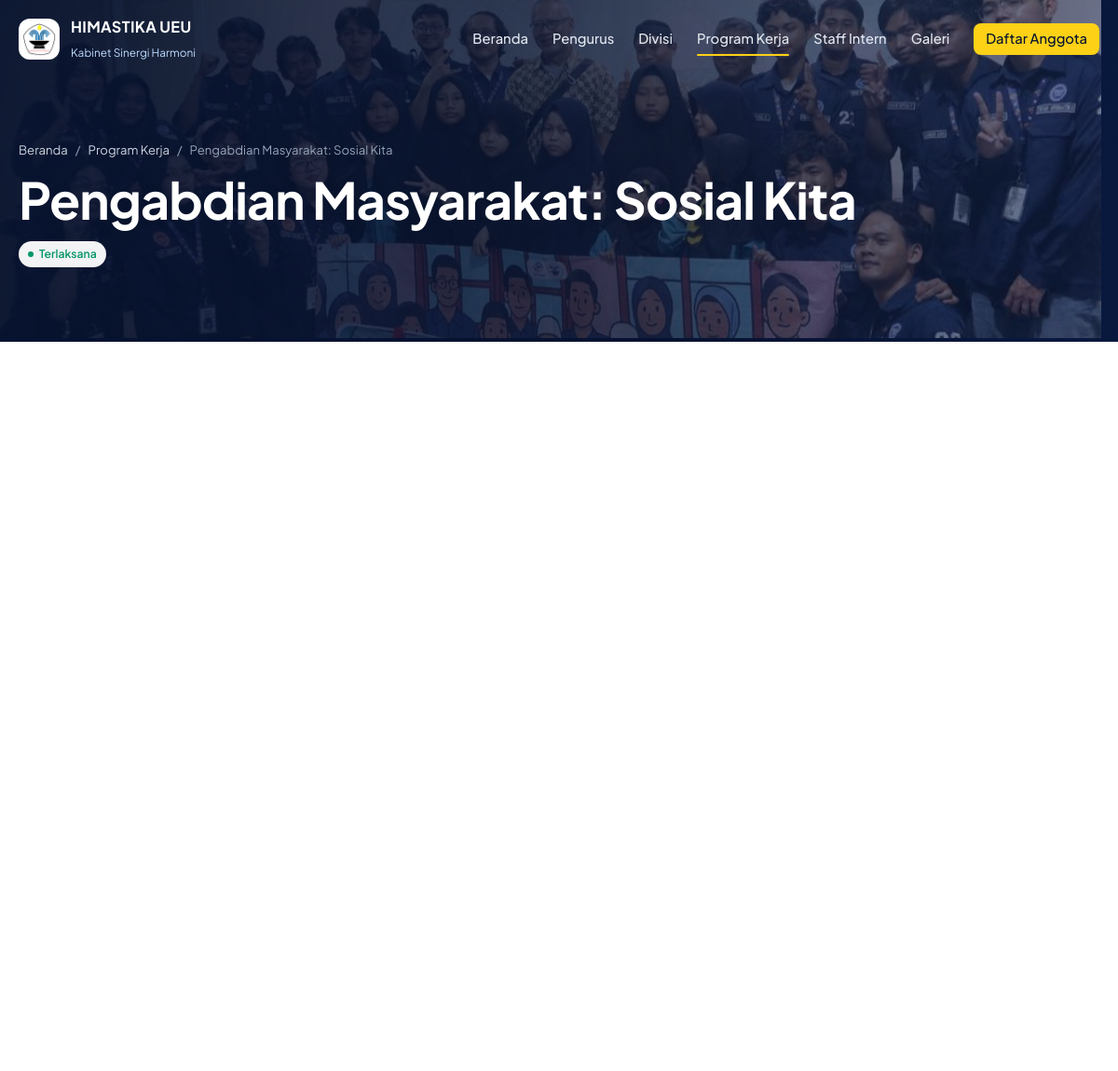
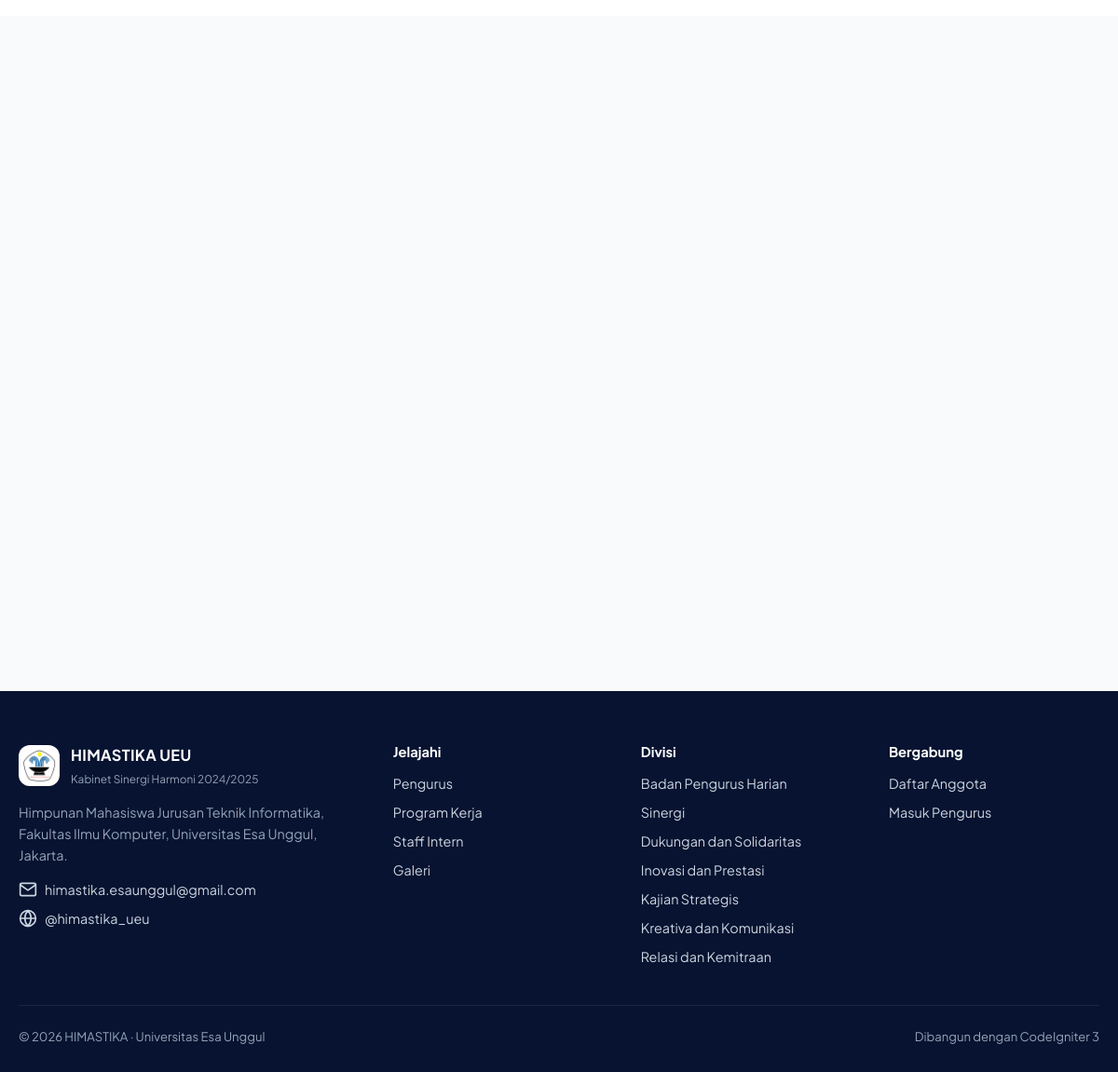
The app's page /program-kerja/6 with its own data (2 pictures, top to bottom).
### tables this page shows
CREATE TABLE `proker` (
  `id` int(11) NOT NULL,
  `judul` varchar(255) NOT NULL,
  `deskripsi` text DEFAULT NULL,
  `tanggal` date DEFAULT NULL,
  `status` tinyint(1) DEFAULT 0,
  `foto` varchar(255) DEFAULT NULL
);

### application/controllers/Home.php (called while the page is built, shortened)
<?php
class Home extends CI_Controller {
    public function __construct() {
        $this->load->model(['Anggota_model', 'Proker_model', 'Informasi_model', 'Intern_model', 'Galeri_model']);
    }
    private function page($view, $data, $title, $active) {
        $data['title']  = $title ? $title . ' · HIMASTIKA UEU' : 'HIMASTIKA UEU · Himpunan Mahasiswa Teknik Informatika';
        $data['active'] = $active;
        $this->load->view('layouts/public_header', $data);
        $this->load->view($view, $data);
        $this->load->view('layouts/public_footer', $data);
    }
    private function prokers_sorted() {
        $prokers = $this->Proker_model->getAll();
        usort($prokers, function ($a, $b) {
            if ((int) $a->status !== (int) $b->status) return (int) $a->status - (int) $b->status;
            return strcmp((string) $b->tanggal, (string) $a->tanggal);
        });
        return $prokers;
    }
    public function proker_detail($id = 0) {
        $proker = $this->Proker_model->getById((int) $id);
        $lainnya = array_values(array_filter($this->prokers_sorted(), function ($p) use ($proker) { return $p->id != $proker->id; }));
        $data = [
            'proker'  => $proker,
            'foto'    => $this->Galeri_model->getByProker($proker->id),
            'lainnya' => array_slice($lainnya, 0, 3),
        ];
        $this->page('home/proker_detail', $data, $proker->judul, 'proker');
    }
}

### index.php (called while the page is built, shortened)
<?php
require_once BASEPATH.'core/CodeIgniter.php';

### application/models/Proker_model.php (called while the page is built, shortened)
<?php
class Proker_model extends CI_Model {
    public function getAll() {
        return $this->db->order_by('id', 'DESC')->get('proker')->result();
    }
    public function getById($id) {
        return $this->db->get_where('proker', ['id' => $id])->row();
    }
}

### application/views/home/proker_detail.php (shortened to what this page needs)
<?php $done = (int) $proker->status === 1; $cover = foto_url($proker->foto); ?>
<section class="page-hero">
  <?php if ($cover): ?><div class="bg" style="background-image:url('<?= $cover; ?>')"></div><?php endif; ?>
  <div class="wrap">
    <nav class="crumbs rise"><a href="<?= base_url(); ?>">Beranda</a> / <a href="<?= base_url('program-kerja'); ?>">Program Kerja</a> / <span><?= html_escape($proker->judul); ?></span></nav>
    <h1 class="rise" style="--d:.15s"><?= html_escape($proker->judul); ?></h1>
    <p class="rise" style="--d:.3s"><span class="badge <?= $done ? 'badge-done' : ''; ?>" style="background:rgba(255,255,255,.95)"><?= $done ? 'Terlaksana' : 'Akan datang'; ?></span></p>
  </div>
</section>
<section class="section">
  <div class="wrap pd-layout">
    <div>
    </div>
  </div>
</section>
<?php if ($lainnya): ?>
<section class="section alt">
  <div class="wrap">
    <div class="pgrid">
    </div>
  </div>
</section>
<?php endif; ?>

### assets/css/app.css (style rules this page uses)
:root { --navy-900: #071330; --navy-800: #0b1f4d; --navy-700: #12306e; --blue-600: #0a6cc4; --blue-500: #1d84e0; --blue-100: #e3f0fd; --blue-50: #f2f8fe; --yellow: #fcd116; --yellow-600: #e0b400; --ink: #0f172a; --body: #334155; --muted: #64748b; --line: #e2e8f0; --bg: #f5f7fb; --white: #ffffff; --green: #059669; --green-bg: #dcfce7; --amber: #b45309; --amber-bg: #fef3c7; --red: #dc2626; --red-bg: #fee2e2; --radius: 14px; --radius-sm: 10px; --shadow-sm: 0 1px 2px rgba(15, 23, 42, .06); --shadow: 0 10px 30px -12px rgba(11, 31, 77, .18); --font: "Plus Jakarta Sans", system-ui, -apple-system, "Segoe UI", Roboto, sans-serif; --sidebar: 264px; }
*, *::before, *::after { box-sizing: border-box; }
html { -webkit-text-size-adjust: 100%; }
body { margin: 0; font-family: var(--font); color: var(--body); background: var(--bg); line-height: 1.6; -webkit-font-smoothing: antialiased; }
a { color: var(--blue-600); text-decoration: none; }
h1, h2, h3, h4 { color: var(--ink); line-height: 1.25; margin: 0; }
p { margin: 0; }
.badge { display: inline-flex; align-items: center; gap: 6px; padding: 4px 10px; border-radius: 999px; font-size: .76rem; font-weight: 600; white-space: nowrap; background: var(--blue-50); color: var(--blue-600); }
.badge::before { content: ""; width: 6px; height: 6px; border-radius: 50%; background: currentColor; }
.badge-diterima, .badge-done { background: var(--green-bg); color: var(--green); }
.pub { background: var(--white); }
.wrap { width: min(1160px, 100% - 40px); margin-inline: auto; }
.section { padding: 96px 0; }
.section.alt { background: #f8fafc; }
.rise { opacity: 0; transform: translateY(26px); animation: rise .9s cubic-bezier(.2,.7,.2,1) forwards; animation-delay: var(--d, 0s); }
.pgrid { display: grid; grid-template-columns: repeat(3, 1fr); gap: 22px; }
.page-hero { position: relative; overflow: hidden; padding: 150px 0 80px; color: #dbeafe; background: var(--navy-900); }
.page-hero .bg { position: absolute; inset: 0; background-size: cover; background-position: center; transform: scale(1.08); animation: kenburns 14s ease-out forwards; }
.page-hero::after { content: ""; position: absolute; inset: 0; background: linear-gradient(100deg, rgba(7,19,48,.95) 0%, rgba(7,19,48,.75) 60%, rgba(11,31,77,.5) 100%); }
.page-hero .wrap { position: relative; z-index: 1; }
.page-hero h1 { color: #fff; font-size: clamp(2.2rem, 4.6vw, 3.4rem); line-height: 1.1; margin: 14px 0 12px; letter-spacing: -.02em; }
.page-hero p { max-width: 640px; font-size: 1.05rem; color: #cbd5e1; }
.crumbs { display: flex; gap: 8px; align-items: center; font-size: .82rem; color: #94a3b8; }
.crumbs a { color: #cbd5e1; }
.pd-layout { display: grid; grid-template-columns: 1.6fr 1fr; gap: 40px; align-items: start; }
html, body { overflow-x: clip; }

### records on screen
proker: foto (picture), judul "Pengabdian Masyarakat: Sosial Kita"

### other values on screen
$m[1] "Beranda"
$m[1] "Pengurus"
$m[1] "Divisi"
$m[1] "Program Kerja"
$m[1] "Staff Intern"
$m[1] "Galeri"
$kab['nama'] . ' ' . $kab['periode'] "Kabinet Sinergi Harmoni 2024/2025"
$kab['email'] "himastika.esaunggul@gmail.com"
$kab['instagram'] "himastika_ueu"
$d['nama'] "Badan Pengurus Harian"
$d['nama'] "Sinergi"
$d['nama'] "Dukungan dan Solidaritas"
$d['nama'] "Inovasi dan Prestasi"
$d['nama'] "Kajian Strategis"
$d['nama'] "Kreativa dan Komunikasi"
